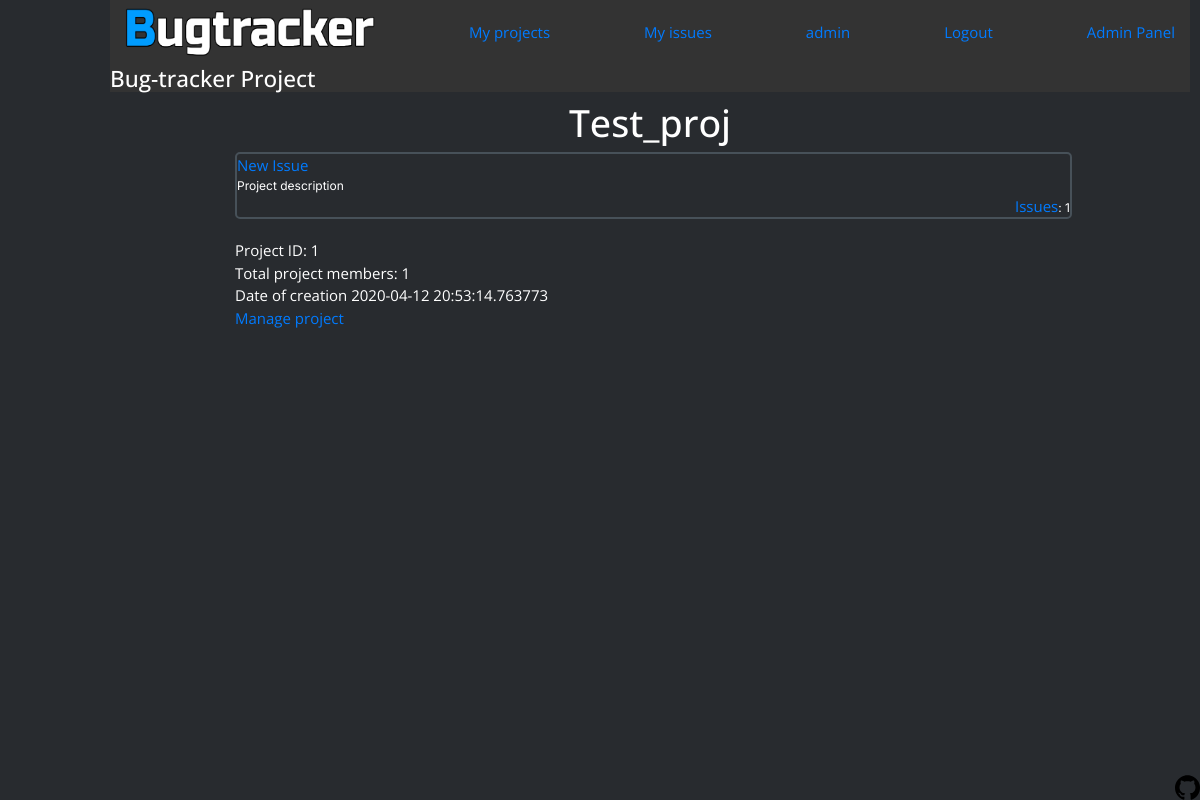
Page /projects/1 (signed in) on the committed database.
### data/models.py (models this page shows, shortened)
class User(SqlAlchemyBase, UserMixin, SerializerMixin):
    __tablename__ = 'users'
    id = sqlalchemy.Column(sqlalchemy.Integer,
                           primary_key=True, autoincrement=True)
    username = sqlalchemy.Column(sqlalchemy.String, nullable=False, unique=True)
    hashed_password = sqlalchemy.Column(sqlalchemy.String, nullable=True)
    reg_ip = sqlalchemy.Column(sqlalchemy.String, nullable=True)
    last_ip = sqlalchemy.Column(sqlalchemy.String, nullable=True)
    created_date = sqlalchemy.Column(sqlalchemy.DateTime,
                                     default=datetime.datetime.now)
    role = sqlalchemy.Column(sqlalchemy.String, default='User')
    API_KEY = sqlalchemy.Column(sqlalchemy.String(24))
    issues = orm.relation('Issue',
                          secondary=association_table_user_to_issue,
                          backref='assignees')
    projects = orm.relation('Project',
                            secondary=association_table_user_to_project,
                            backref='members')
    def project_role(self, project_id: int) -> Optional[str]:
        session = create_session()
        result = session.execute(
            select([association_table_user_to_project.c.project_role]).where(
                association_table_user_to_project.c.member_id == self.id).where(
                association_table_user_to_project.c.project_id == project_id)
        ).fetchone()
        session.close()
        return result[0]

class Project(SqlAlchemyBase, SerializerMixin):
    __tablename__ = 'projects'
    id = sqlalchemy.Column(sqlalchemy.Integer,
                           primary_key=True, autoincrement=True)
    project_name = sqlalchemy.Column(sqlalchemy.String, nullable=False, unique=True)
    created_date = sqlalchemy.Column(sqlalchemy.DateTime,
                                     default=datetime.datetime.now)
    description = sqlalchemy.Column(sqlalchemy.String(256))
    short_project_tag = sqlalchemy.Column(sqlalchemy.String, unique=True)
    issues = orm.relation('Issue', secondary=association_table_project_to_issue, backref='project')

### main_app.py (the view)
@app.route('/projects/<project_id>')
@login_required
def project(project_id):
    session = db_session.create_session()
    registered_users = len(session.query(User).all())
    project_object = session.query(Project).filter(Project.id == project_id).first()
    if project_object is None:
        logger.info(f'Project with Project.id {project_id} doesnt exist')
        abort(404)
    if current_user not in project_object.members and not current_user.is_admin:
        logger.info(f'User {current_user.username} doesnt have access to Project(project_name={project_object.name},'
                    f'project_id={project_object.id})')
        abort(403)
    date_of_creation = project_object.created_date
    date_of_creation = f'{date_of_creation.day}-{date_of_creation.month}-{date_of_creation.year} at {date_of_creation.hour}:' \
                       f'{date_of_creation.minute}:{date_of_creation.second}'
    return render_template('project.html', project=project_object, date_of_creation=date_of_creation)

### data/db_session.py (called while the page is built)
def create_session() -> Session:
    global __factory
    return __factory()

### main_app.py (called while the page is built)
@login_manager.user_loader
def load_user(user_id):
    session = db_session.create_session()
    loaded_user = session.query(User).get(user_id)
    logger.debug(f'User {loaded_user.username} loaded ')
    session.close()
    return loaded_user

### templates/project.html (shortened to what this page needs)
{% extends "base.html" %}
{% block content %}
<h1 align="center">{{ project.project_name }}</h1>
<div class='my-body project-info'>
  <div class="project-element">
    <div class='project'>
      <div class='project-head2'><a href='/projects/{{ project.id }}/new_issue'>New Issue</a></div>
    </div>
    <div class="project-desc"> {{ project.description }} </div>
    <div class="project-desc" align="right"><a href="/projects/{{ project.id }}/issues">Issues</a>: {{ project.issues|length }}</div>
  </div>
  {% if current_user.project_role(project.id) == 'root' or 'manager' or current_user.role =='admin' %}
    <div class='root-project-info'>
      Project ID: {{ project.id }} <br>
      Total project members: {{ project.members|length }} <br>
      Date of creation {{ project.created_date }} <br>
      <a href="/projects/{{ project.id }}/manage">Manage project</a>
    </div>
  {% endif %}
</div>
{% endblock %}

### templates/base.html (shortened to what this page needs)
<!doctype html>
<html lang="en">
<head>
    <link rel="stylesheet"
          href="https://stackpath.bootstrapcdn.com/bootstrap/4.4.1/css/bootstrap.min.css"
>
    <link rel="stylesheet" href="{{ url_for('static', filename='css/my_css.css') }}">
</head>
<body class="my-body">
<header>
    <nav class="navbar navbar-custom">
      <div>
        <a href="/index">
        <img src="{{ url_for('static', filename='img/logo3.png') }}" width="250" height="50" alt="Bugtracker logo">
        </a>
      </div>
      {% if current_user.is_authenticated %}
        <a class="navbar-link" href='/profile/{{ current_user.id }}/projects'>My projects</a>
        <a class="navbar-link" href='/profile/{{ current_user.id }}/issues'>My issues</a>
        <a class="navbar-link" href="/profile/{{ current_user.id }}">{{ current_user.username }}</a>
        <a class="navbar-link" href="/logout">Logout</a>
        {% if current_user.role == 'Admin' %}
          <a class="navbar-link" href="/admin">Admin Panel</a>
        {% endif %}
      {% endif %}
    </nav>
    <h4 class="my-header">Bug-tracker Project</h4>
</header>
<main role="main" class="container">
    {% block content %}{% endblock %}
</main>
<footer>
    <a href="https://github.com/SadnessPWNZ/Bugtracker-Project">
      <div class="open-source-badge" style="align:right;position:absolute;bottom:0;right:0%;"><img src="{{ url_for('static', filename='img/github_logo.svg') }}"alt="Open source" width=25 height=25></div>
    </a>
</body>
</html>

### static/css/my_css.css (style rules this page uses)
* { font-family: 'Open Sans', sans-serif; font-size: 15px; }
.navbar { background-color: #333333; margin-left: 0px; }
.my-header { color: white; background-color: #333333; }
.my-body { color: white; background-color: #282B2F; margin-left: 100px; padding: 0px 10px; }
.project-element, .project-member, .issue-element { display: flex; flex-direction: column; width: 90%; border-style: solid; border-width: 2px; border-radius: 5px; border-color: #475159; margin-bottom: 20px; }
.project-desc { font-size: 12px; font-family: 'Inter', sans-serif; }

### rows in the picture
User: username "admin"
Project: project_name "Test_proj", description "Project description", id "1", created_date "2020-04-12 20:53:14.763773"

### other values in the picture
{{ project.issues|length }} "1"
{{ project.members|length }} "1"
